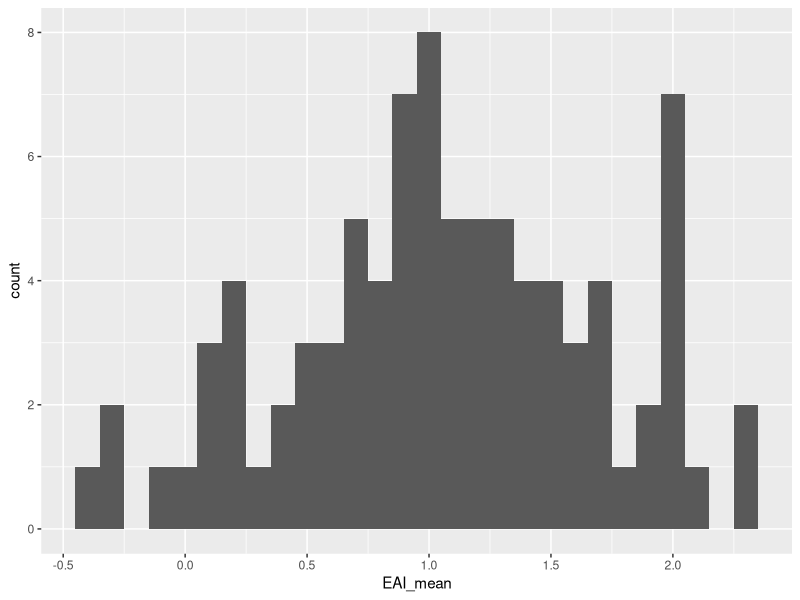
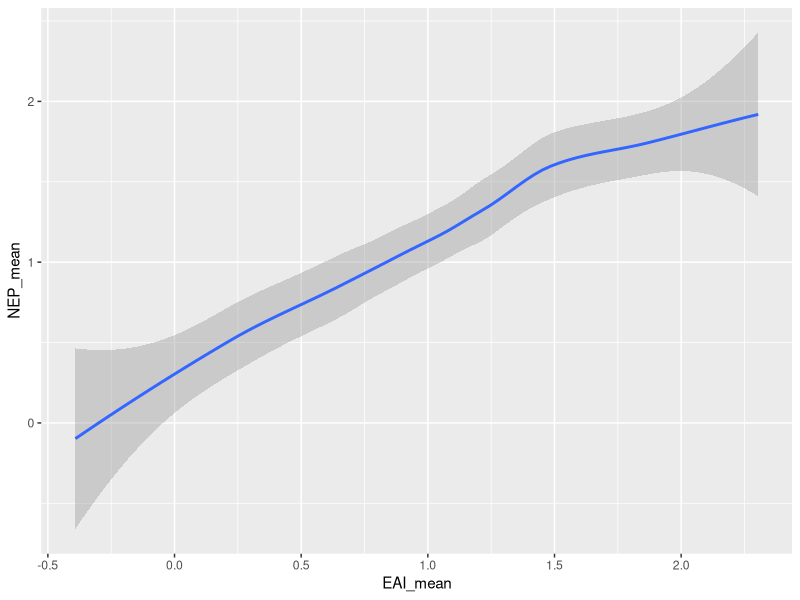
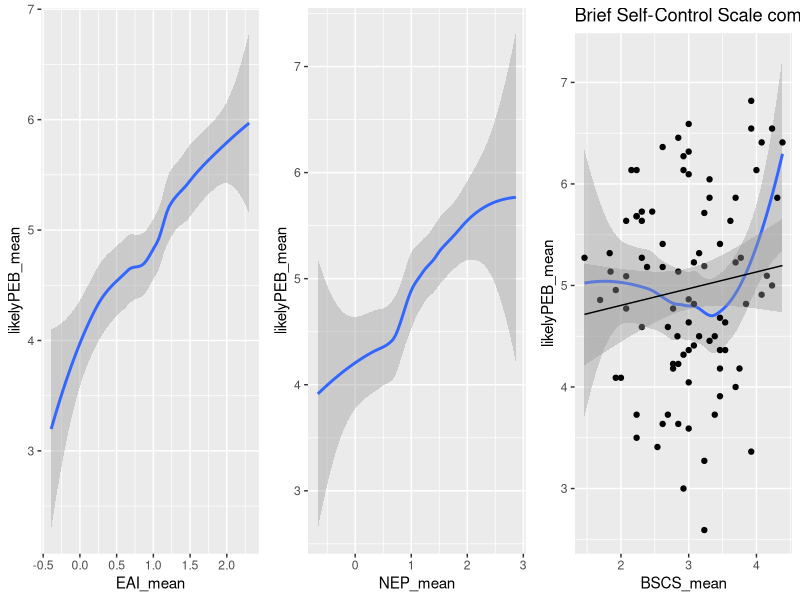
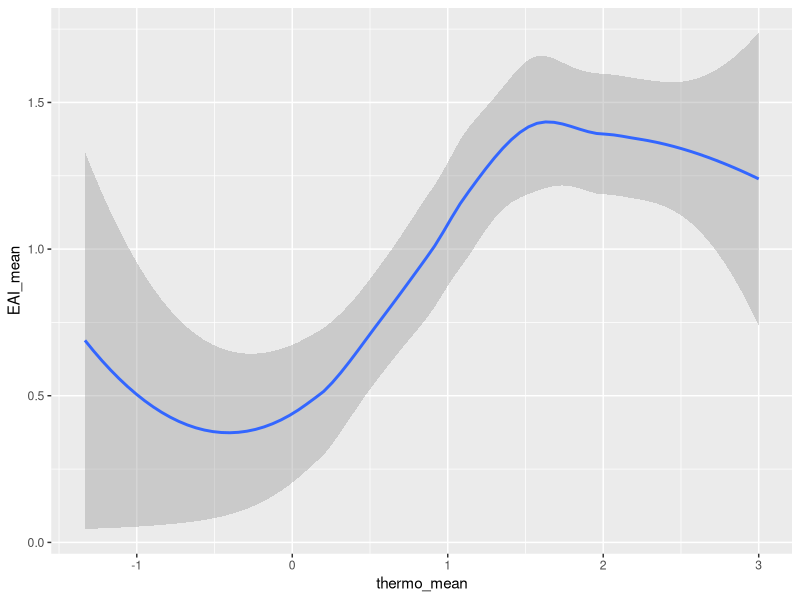
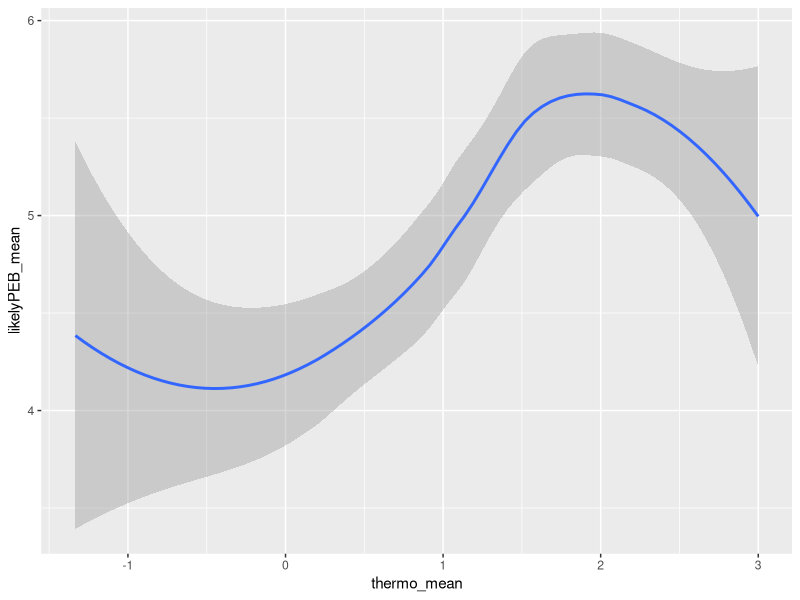
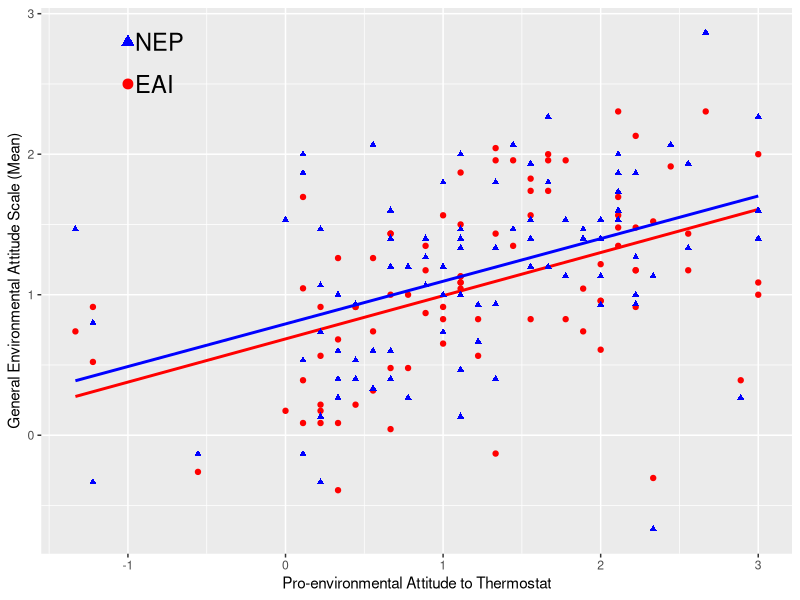
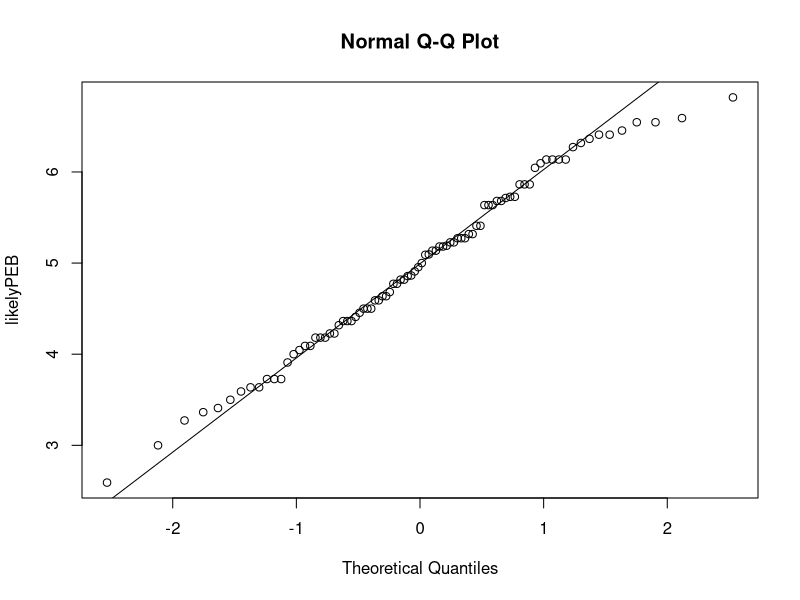
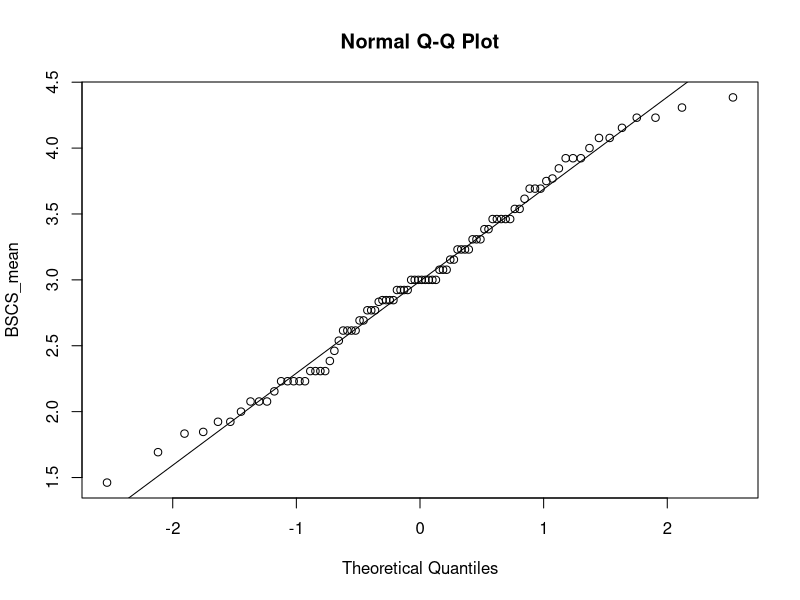

Write the R code that produced these figures, in order.
library(tidyverse)
library(data.table)
library(psych)
library(gridExtra)
library(corrplot)
library(GPArotation)

setwd("/home/vanagpau/R/thermostat")
VEB <- fread ("VEB.csv")
as_tibble (VEB)

#Create filter for all completed and non-preview surveys: cs ('completed surveys')
cs <- VEB %>% filter(Status == "IP Address", Progress == "100")

#Replace Likert strings with numbers as characters
cs <- cs %>% lapply(gsub, pattern = "Strongly agree", replacement = 3)
cs <- cs %>% lapply(gsub, pattern = "Agree", replacement = 2)
cs <- cs %>% lapply(gsub, pattern = "Somewhat agree", replacement = 1)
cs <- cs %>% lapply(gsub, pattern = "Neither agree nor disagree", replacement = 0)
cs <- cs %>% lapply(gsub, pattern = "Somewhat disagree", replacement = -1)
cs <- cs %>% lapply(gsub, pattern = "Disagree", replacement = -2)
cs <- cs %>% lapply(gsub, pattern = "Strongly disagree", replacement = -3)
cs <- cs %>% lapply(gsub, pattern = "7 = Very likely", replacement = 7)
cs <- cs %>% lapply(gsub, pattern = "4 = Neither likely nor unlikely", replacement = 4)
cs <- cs %>% lapply(gsub, pattern = "1 = Not at all likely", replacement = 1)
cs <- cs %>% lapply(gsub, pattern = "5 = Very much", replacement = 5)
cs <- cs %>% lapply(gsub, pattern = "1 = Not at all", replacement = 1)
cs <- cs %>% lapply(gsub, pattern = "1 = Very conservative", replacement = 1)
cs <- cs %>% lapply(gsub, pattern = "7 = Very liberal", replacement = 7)

#Coerce list back to tibble
cs <- as_tibble(cs)

#Convert Crescent & Warneford to factors
cs$Q3 <- as.factor(cs$Q3)

#Convert char strings to numerics for col 15-111 (survey main body)
cs [,15:111] <- as_tibble(
  sapply(cs[,15:111], as.numeric, USE.NAMES = FALSE))
cs [,115] <- as_tibble(
  sapply(cs[,115], as.numeric, USE.NAMES = FALSE))

#Define function to reverse scored items
reverse5 <- function (x) recode(x,'5' = 1, '4' = 2, `2` = 4, '1'=5) 
reverse7 <- function (x) recode(x, '3'=-3, `2` = -2, `1` = -1, `-1` = 1, `-2` = 2, '-3'=3) 

#Apply reverse scoring to NEP
cs[c(16, 18, 20, 22, 24, 26, 28)] <- lapply (
  cs[c(16, 18, 20, 22, 24, 26, 28)], reverse7)

#Apply reverse scoring to EAI
#Original: cs[c(31,33,35,37,38,41,42,44,47,49,51,53)] <- lapply (cs[c(31,33,35,37,38,41,42,44,47,49,51,53)], reverse7)
cs[c(31,33,35,36,39,41,43,44,46,48,51,53)] <- lapply (
  cs[c(31,33,35,36,39,41,43,44,46,48,51,53)], reverse7)

#Apply reverse scoring to BSCS
cs[c(100,101,102,103,105,107,108,110,111)] <- lapply (
  cs[c(100,101,102,103,105,107,108,110,111)], reverse5)

#Calculate Cronbach's Alpha
NEP <- cs %>% select(Q5_1:Q5_15)
alpha(NEP)
EAI <- cs %>% select(Q6_1:Q6_24)
alpha(EAI)
BSCS <- cs %>% select(Q11_1:Q11_13)
alpha(BSCS)
likelyPEB <- cs %>% select(Q7_1:Q7_22)
alpha(likelyPEB)
thermo_attitude <- cs %>% select(Q8_1:Q8_9)
alpha(thermo_attitude)
moral_ascoop <- cs %>% select(Q9_1:Q9_7)
alpha(moral_ascoop)
moral_found <- cs %>% select(Q10_1:Q10_7)
alpha(moral_found)

#Calculate all mean averages for EAI
means_EAI <- lapply(EAI, mean, na.rm = TRUE)

#Compute sub-scale scores for EAI
cs <- cs %>% rowwise() %>% mutate(
EAI1 = mean(c(Q6_1, Q6_2), na.rm = TRUE),
EAI2 = mean(c(Q6_3, Q6_4), na.rm = TRUE),
EAI3 = mean(c(Q6_5, Q6_6), na.rm = TRUE),
EAI4 = mean(c(Q6_7, Q6_8), na.rm = TRUE),
EAI5 = mean(c(Q6_9, Q6_10), na.rm = TRUE),
EAI6 = mean(c(Q6_11, Q6_12), na.rm = TRUE),
EAI7 = mean(c(Q6_13, Q6_14), na.rm = TRUE),
EAI8 = mean(c(Q6_15, Q6_16), na.rm = TRUE),
EAI9 = mean(c(Q6_17, Q6_18), na.rm = TRUE),
EAI10 = mean(c(Q6_19, Q6_20), na.rm = TRUE),
EAI11 = mean(c(Q6_21, Q6_22), na.rm = TRUE),
EAI12 = mean(c(Q6_23, Q6_24), na.rm = TRUE),
EAI_mean = mean(c(
  Q6_1, Q6_2, Q6_3, Q6_4, Q6_5, Q6_7, Q6_8, Q6_9, Q6_10, Q6_11, Q6_12, Q6_13,
  Q6_14, Q6_15, Q6_16, Q6_17, Q6_18, Q6_19, Q6_20, Q6_21, Q6_22, Q6_23, Q6_24), na.rm = TRUE)) %>% ungroup()

#Create EAI sub-scales data frame
EAI_subscales <- cs %>% select(EAI1:EAI12)

#Create Activist and Pragmatist variables from likely PEB scale
cs <- cs %>% rowwise() %>% mutate(
  PEB_activist = mean(c(Q7_2, Q7_3, Q7_4, Q7_5, Q7_6, Q7_8, Q7_9, Q7_10, Q7_11), na.rm = TRUE))
cs <- cs %>% rowwise() %>% mutate(
  PEB_pragmatist = mean(c(
    Q7_12, Q7_13, Q7_14, Q7_15, Q7_16, Q7_17, Q7_18, Q7_19, Q7_20, Q7_21, Q7_22), na.rm = TRUE))
cs

#Alphas
#Activist
cs %>% select(Q7_2, Q7_3, Q7_4, Q7_5, Q7_6, Q7_8, Q7_9, Q7_10, Q7_11) %>% alpha()
#Pragmatist
cs %>% select(Q7_12, Q7_13, Q7_14, Q7_15, Q7_16, Q7_17, Q7_18, Q7_19, Q7_20, Q7_21, Q7_22) %>% alpha()
#Descriptives
summary(cs$PEB_activist)
summary(cs$PEB_pragmatist)


#Plot histogram of EAI_mean per subject
cs %>% ggplot(aes(x=EAI_mean)) + geom_histogram(binwidth = 0.1)

#Calculate overall scores for NEP, BSCS, likelyPEB
#creates vector of means..
cs <- cbind(cs, NEP_mean = rowMeans(NEP, na.rm = TRUE))
cs <- cbind(cs, likelyPEB_mean = rowMeans(likelyPEB, na.rm = TRUE))
cs <- cbind(cs, BSCS_mean = rowMeans(BSCS, na.rm = TRUE))
cs <- cbind(cs, thermo_mean = rowMeans(thermo_attitude, na.rm = TRUE))
cs <- cbind(cs, MAC_mean = rowMeans(moral_ascoop, na.rm = TRUE))
cs <- cbind(cs, MFT_mean = rowMeans(moral_found, na.rm = TRUE))

#Scatter plot of NEP vs EAI
ggplot(cs) + geom_smooth(mapping = aes(x = EAI_mean, y = NEP_mean))

#Smoothed line plots of NEP, EAI and BSCS scales vs likelyPEB
plot1 <- ggplot(cs) + geom_smooth(mapping = aes(x = EAI_mean, y = likelyPEB_mean))
plot2 <- ggplot(cs) + geom_smooth(mapping = aes(x = NEP_mean, y = likelyPEB_mean))
plot3 <-  ggplot(cs, mapping = aes(x = BSCS_mean, y = likelyPEB_mean)) + geom_smooth(
  ) + geom_point() + geom_smooth(method = "lm", colour = "black", size = 0.5) + ggtitle(
    "Brief Self-Control Scale comparison to claimed PEB")
grid.arrange(plot1, plot2, plot3, ncol = 3)
ggplot(cs) + geom_smooth(mapping = aes(x = thermo_mean, y = EAI_mean))


#Plot of attitude to likelyPEB
ggplot (cs) + geom_smooth(mapping = aes(x = thermo_mean, y = likelyPEB_mean))
ggplot (cs) + geom_smooth(method = "lm", se = FALSE, mapping = aes(
  x = thermo_mean, y = EAI_mean), colour = "red") + geom_point(
    mapping = aes(x = thermo_mean, y = EAI_mean), colour = "red") + geom_smooth(
    method = "lm", se = FALSE, mapping = aes(x = thermo_mean, y = NEP_mean), colour = "blue") + 
  geom_point(mapping = aes(x = thermo_mean, y = NEP_mean), colour = "blue", shape = "triangle") +
  labs(x = "Pro-environmental Attitude to Thermostat", y = "General Environmental Attitude Scale (Mean)") +
  annotate(geom = "point", x = -1, y = 2.8, colour = "blue", shape = "triangle", size = 3) + 
  annotate(geom = "text", x = -1, y = 2.8, label = " NEP", hjust = "left", size = 6) +
  annotate(geom = "point", x = -1, y = 2.5, colour = "red", shape = "circle", size = 3) + 
  annotate(geom = "text", x = -1, y = 2.5, label = " EAI", hjust = "left", size = 6)

#Normal distribution tests
#Q-Q plots
qqnorm(cs$likelyPEB_mean, ylab = "likelyPEB")
qqline(cs$likelyPEB_mean, ylab = "likelyPEB")
qqnorm(cs$BSCS_mean, ylab = "BSCS_mean")
qqline(cs$BSCS_mean, ylab = "BSCS_mean")
qqnorm(cs$NEP_mean, ylab = "NEP_mean")
qqline(cs$NEP_mean, ylab = "NEP_mean")
qqnorm(cs$EAI_mean, ylab = "EAI_mean")
qqline(cs$EAI_mean, ylab = "EAI_mean")
qqnorm(cs$likelyPEB_mean, ylab = "thermo_attitude")
qqline(cs$likelyPEB_mean, ylab = "thermo_attitude")

#Shapiro-Wilk test on all scales
lapply(cs[132:138], shapiro.test)
#Results  = PEB_pragmatist = non-normal, PEB_Activist and thermo_mean borderline 

hist(cs$PEB_activist, breaks = 7)
hist(cs$PEB_pragmatist, breaks = 7)


#Factor Analysis

#FA of Attitudes scale
cs %>% select(Q8_1:Q8_9) %>% cor() %>% fa.parallel(
  n.obs=88, main = "Parallel Analysis scree plot - Attitude scale")

#FA of likely PEB scale
#Assumption tests: KMO and Barlett's sphericity
cs %>% select(Q7_1:Q7_22) %>% cortest()
cs %>% select(Q7_1:Q7_22) %>% KMO()
#Parallel analysis suggests 2 factors
cs %>% select(Q7_1:Q7_22) %>% cor(
  use = "complete.obs") %>% fa.parallel(
    n.obs=88, main = "Parallel Analysis scree plot - likely PEB")
cs %>% select(Q7_1:Q7_22) %>% cor(
  use = "complete.obs") %>% fa(nfactors=2)

#FA of MAC scale
#Assumption tests: KMO and Barlett's sphericity
cs %>% select(Q9_1:Q9_7) %>% cortest()
cs %>% select(Q9_1:Q9_7) %>% KMO()
#Parallel analysis suggests 1 factors
cs %>% select(Q9_1:Q9_7) %>% cor(
  use = "complete.obs") %>% fa.parallel(
    n.obs=88, main = "Parallel Analysis scree plot - Morality as Co-operation")

#FA of MFT scale
#Assumption tests: KMO and Barlett's sphericity
cs %>% select(Q10_1:Q10_7) %>% cortest()
cs %>% select(Q10_1:Q10_7) %>% KMO()
#Parallel analysis suggests 1 factors
cs %>% select(Q10_1:Q10_7) %>% cor(
  use = "complete.obs") %>% fa.parallel(
    n.obs=88, main = "Parallel Analysis scree plot - Moral Foundations Theory")

#FA of BSCS scale
#Assumption tests: KMO and Barlett's sphericity
cs %>% select(Q11_1:Q11_13) %>% cortest()
cs %>% select(Q11_1:Q11_13) %>% KMO()
#Parallel analysis suggests 1 factors
cs %>% select(Q11_1:Q11_13) %>% cor(
  use = "complete.obs") %>% fa.parallel(
    n.obs=88, main = "Parallel Analysis scree plot - Brief Self-Control Scale")


#Correlations EAI vs NEP
with(cs, cor.test(NEP_mean, likelyPEB_mean))
with(cs, cor.test(EAI_mean, likelyPEB_mean))
with(cs, cor.test(NEP_mean, thermo_mean))
with(cs, cor.test(EAI_mean, thermo_mean))

#Significance test of EAI vs NEP correlations vs likelyPEB
r.test(r12=(with(cs, cor(EAI_mean, likelyPEB_mean))), n=88, r34=(
  with(cs, cor(NEP_mean, likelyPEB_mean))), n2=88)

#Significance test of EAI vs NEP correlations vs attitudes
r.test(r12=(with(cs, cor(EAI_mean, thermo_mean))), n=88, r34=(
  with(cs, cor(NEP_mean, thermo_mean))), n2=88)

#Correlations and significance compared to CADM

#Correlation of political orientation w. likely_PEB
with(cs, cor.test(Q35_1, likelyPEB_mean))
with(cs, cor.test(Q35_1, PEB_activist))
with(cs, cor.test(Q35_1, PEB_pragmatist))

#Correlation Awareness of Consequences w. likely PEB
with(cs, cor.test(Q8_1, likelyPEB_mean))
with(cs, cor.test(Q8_1, PEB_activist))
with(cs, cor.test(Q8_1, PEB_pragmatist))
r.test(n = 88, r12 = (with(cs, cor(Q8_1, likelyPEB_mean))), n2 = 13215, r34 = .22)
r.test(n = 88, r12 = (with(cs, cor(Q8_1, PEB_activist))), n2 = 13215, r34 = .22)
r.test(n = 88, r12 = (with(cs, cor(Q8_1, PEB_pragmatist))), n2 = 13215, r34 = .22)

#Correlation Ascription of Responsibility w. likely PEB
with(cs, cor.test(Q8_4, likelyPEB_mean))
with(cs, cor.test(Q8_4, PEB_activist))
with(cs, cor.test(Q8_4, PEB_pragmatist))
r.test(n = 88, r12 = (with(cs, cor(Q8_4, likelyPEB_mean))), n2 = 4217, r34 = .10)
r.test(n = 88, r12 = (with(cs, cor(Q8_4, PEB_activist))), n2 = 4217, r34 = .10)
r.test(n = 88, r12 = (with(cs, cor(Q8_4, PEB_pragmatist))), n2 = 4217, r34 = .10)

#Correlation NEP w. likely PEB
with(cs, cor.test(NEP_mean, likelyPEB_mean))
with(cs, cor.test(NEP_mean, PEB_activist))
with(cs, cor.test(NEP_mean, PEB_pragmatist))
r.test(n = 88, r12 = (with(cs, cor(NEP_mean, likelyPEB_mean))), n2 = 3499, r34 = .09)
r.test(n = 88, r12 = (with(cs, cor(NEP_mean, PEB_activist))), n2 = 3499, r34 = .09)
r.test(n = 88, r12 = (with(cs, cor(NEP_mean, PEB_pragmatist))), n2 = 3499, r34 = .09)

#Correlation Social Norm w. likely PEB
with(cs, cor.test(Q8_3, likelyPEB_mean))
with(cs, cor.test(Q8_3, PEB_activist))
with(cs, cor.test(Q8_3, PEB_pragmatist))
r.test(n = 88, r12 = (with(cs, cor(Q8_3, likelyPEB_mean))), n2 = 14170, r34 = .24)
r.test(n = 88, r12 = (with(cs, cor(Q8_3, PEB_activist))), n2 = 14170, r34 = .24)
r.test(n = 88, r12 = (with(cs, cor(Q8_3, PEB_pragmatist))), n2 = 14170, r34 = .24)

#Correlation Perceived Behavioural Control w. likely PEB
with(cs, cor.test(Q8_5, likelyPEB_mean))
with(cs, cor.test(Q8_5, PEB_activist))
with(cs, cor.test(Q8_5, PEB_pragmatist))
r.test(n = 88, r12 = (with(cs, cor(Q8_5, likelyPEB_mean))), n2 = 15020, r34 = .40)
r.test(n = 88, r12 = (with(cs, cor(Q8_5, PEB_activist))), n2 = 15020, r34 = .40)
r.test(n = 88, r12 = (with(cs, cor(Q8_5, PEB_pragmatist))), n2 = 15020, r34 = .40)

#Correlation Habits w. likely PEB
with(cs, cor.test(Q8_2, likelyPEB_mean))
with(cs, cor.test(Q8_2, PEB_activist))
with(cs, cor.test(Q8_2, PEB_pragmatist))
r.test(n = 88, r12 = (with(cs, cor(Q8_2, likelyPEB_mean))), n2 = 7747, r34 = .46)
r.test(n = 88, r12 = (with(cs, cor(Q8_2, PEB_activist))), n2 = 7747, r34 = .46)
r.test(n = 88, r12 = (with(cs, cor(Q8_2, PEB_pragmatist))), n2 = 7747, r34 = .46)

#Correlation Intentions w. likely PEB
with(cs, cor.test(Q8_6, likelyPEB_mean))
with(cs, cor.test(Q8_6, PEB_activist))
with(cs, cor.test(Q8_6, PEB_pragmatist))
r.test(n = 88, r12 = (with(cs, cor(Q8_6, likelyPEB_mean))), n2 = 12945, r34 = .55)
r.test(n = 88, r12 = (with(cs, cor(Q8_6, PEB_activist))), n2 = 12945, r34 = .55)
r.test(n = 88, r12 = (with(cs, cor(Q8_6, PEB_pragmatist))), n2 = 12945, r34 = .55)

#Correlation Attitudes w. likely PEB
with(cs, cor.test(thermo_mean, likelyPEB_mean))
with(cs, cor.test(thermo_mean, PEB_activist))
with(cs, cor.test(thermo_mean, PEB_pragmatist))
r.test(n = 88, r12 = (with(cs, cor(thermo_mean, likelyPEB_mean))), n2 = 14053, r34 = .36)
r.test(n = 88, r12 = (with(cs, cor(thermo_mean, PEB_activist))), n2 = 14053, r34 = .36)
r.test(n = 88, r12 = (with(cs, cor(thermo_mean, PEB_pragmatist))), n2 = 14053, r34 = .36)

#Correlation BSCS with likelyPEB
with(cs, cor.test(BSCS_mean, likelyPEB_mean))
with(cs, cor.test(BSCS_mean, PEB_activist))
with(cs, cor.test(BSCS_mean, PEB_pragmatist))


#Correlation MAC w. likely PEB
with(cs, cor.test(MAC_mean, likelyPEB_mean))
with(cs, cor.test(MAC_mean, PEB_activist))
with(cs, cor.test(MAC_mean, PEB_pragmatist))
#Correlation MFT w. likely PEB
with(cs, cor.test(MFT_mean, likelyPEB_mean))
with(cs, cor.test(MFT_mean, PEB_activist))
with(cs, cor.test(MFT_mean, PEB_pragmatist))

#Correlation of morality scales with thermo attitude
cs %>% select(MAC_mean, MFT_mean, thermo_mean, likelyPEB_mean) %>% cor(
  ) %>% corrplot(method = "number", type = "lower")

#Multiple regression models
model <- lm (likelyPEB_mean ~ BSCS_mean + MAC_mean + MFT_mean + thermo_mean + 
               NEP_mean + EAI_mean, data = cs)
summary(model)
model_activist <- lm (PEB_activist ~ BSCS_mean + MAC_mean + MFT_mean + thermo_mean + 
               NEP_mean + EAI_mean, data = cs)
summary(model_activist)
model_pragmatist <- lm (PEB_pragmatist ~ BSCS_mean + MAC_mean + MFT_mean + thermo_mean + 
               NEP_mean + EAI_mean, data = cs)
summary(model_pragmatist)

#Match Room numbers to Time Series data
#Show any duplicate room numbers
cs %>% group_by(Q4) %>% filter(n()>1) %>% select(Q4)
cs %>% group_by(Q21) %>% filter(n()>1) %>% select(Q21)
#there is one duplicate in Crescent - Room L04F
#to remove this room: cs %>% filter(Q4 != "L04F")


